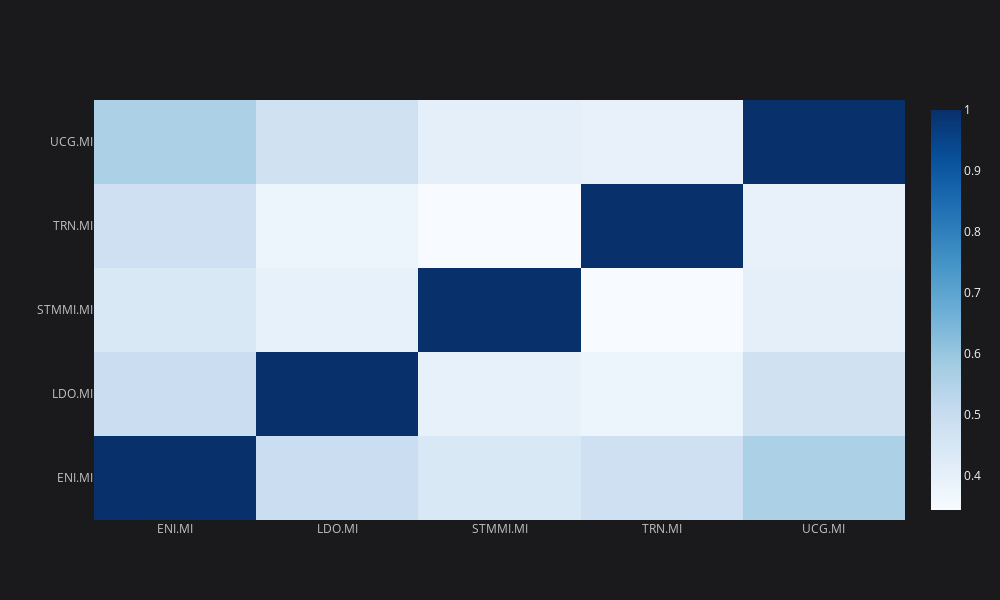

This figure's notebook cell:
### Code cell
# Correlation matrix
configure_plotly_browser_state()
returns.corr().iplot(kind='heatmap',colorscale='Blues')

### Figure 1 — Plotly figure (JSON) as saved in the notebook; plotly's stock layout.template omitted (floating-point values rounded to 4 significant figures)
{"data": [{"colorscale": [[0, "rgb(247,251,255)"], [0.125, "rgb(222,235,247)"], [0.25, "rgb(198,219,239)"], [0.375, "rgb(158,202,225)"], [0.5, "rgb(107,174,214)"], [0.625, "rgb(66,146,198)"], [0.75, "rgb(33,113,181)"], [0.875, "rgb(8,81,156)"], [1, "rgb(8,48,107)"]], "type": "heatmap", "x": ["ENI.MI", "LDO.MI", "STMMI.MI", "TRN.MI", "UCG.MI"], "y": ["ENI.MI", "LDO.MI", "STMMI.MI", "TRN.MI", "UCG.MI"], "z": [[1, 0.4918, 0.4419, 0.4813, 0.561], [0.4918, 1, 0.3969, 0.3775, 0.4758], [0.4419, 0.3969, 1, 0.3446, 0.4057], [0.4813, 0.3775, 0.3446, 1, 0.3943], [0.561, 0.4758, 0.4057, 0.3943, 1]], "zmax": 1, "zmin": 0.3446}], "layout": {"height": 600, "legend": {"bgcolor": "#1A1A1C", "font": {"color": "#D9D9D9"}}, "paper_bgcolor": "#1A1A1C", "plot_bgcolor": "#1A1A1C", "title": {"font": {"color": "#D9D9D9"}}, "width": 1000, "xaxis": {"gridcolor": "#434343", "showgrid": true, "tickfont": {"color": "#C2C2C2"}, "title": {"font": {"color": "#D9D9D9"}, "text": ""}, "zerolinecolor": "#666570"}, "yaxis": {"gridcolor": "#434343", "showgrid": true, "tickfont": {"color": "#C2C2C2"}, "title": {"font": {"color": "#D9D9D9"}, "text": ""}, "zerolinecolor": "#666570"}}}
